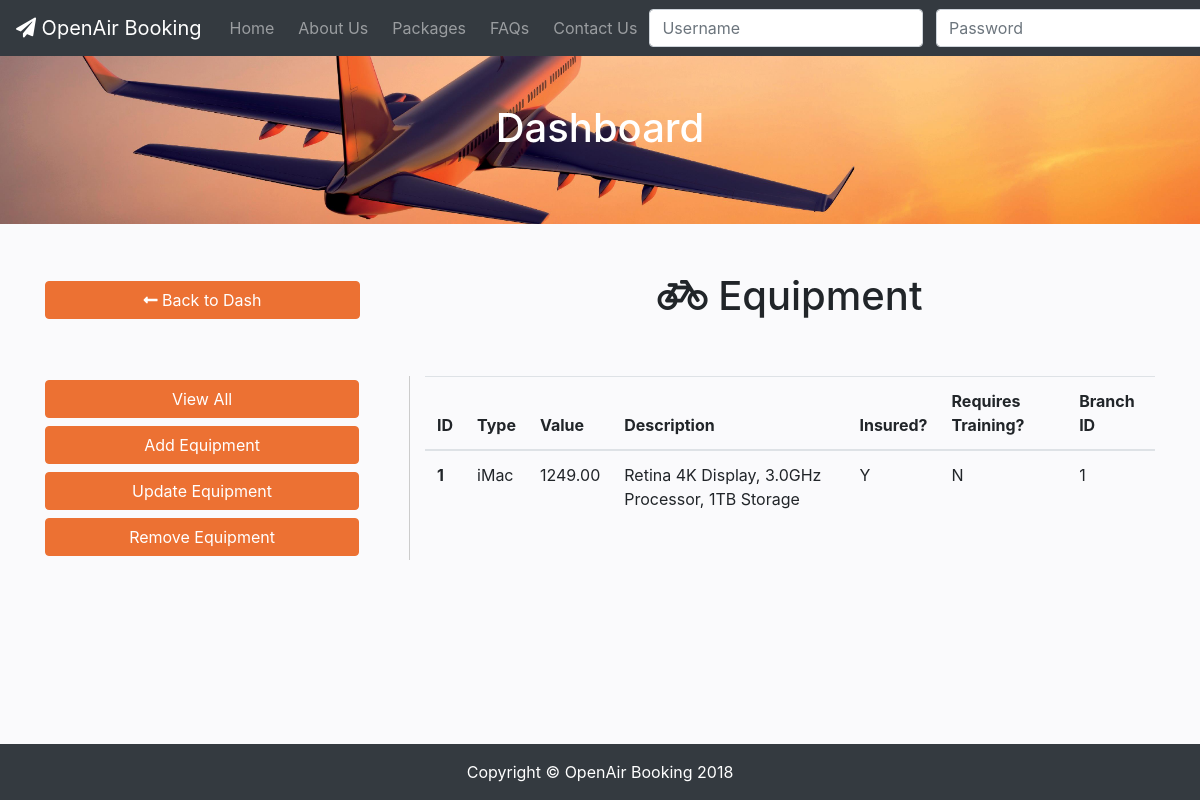
Page /dashboard/equipment.php on the committed database.
### tables this page shows
CREATE TABLE `equipment` (
  `equip_id` int(11) NOT NULL,
  `equip_type` varchar(20) DEFAULT NULL,
  `equip_value` decimal(8,2) DEFAULT NULL,
  `equip_description` varchar(280) DEFAULT NULL,
  `equip_insured` char(1) DEFAULT NULL,
  `equip_required_training` char(1) DEFAULT NULL,
  `branch_branch_id` int(11) NOT NULL
);

### dashboard/equipment.php (the view, shortened to what this page needs)
<!DOCTYPE html>
<html lang="en">
<head>
    <link rel="stylesheet" href="https://stackpath.bootstrapcdn.com/bootstrap/4.1.3/css/bootstrap.min.css"
>
    <link rel="stylesheet" href="https://use.fontawesome.com/releases/v5.5.0/css/all.css"
>
    <link href="css/dash.css" rel="stylesheet">
    <?php include_once "../php/db_connect.php"; ?>
    <?php include_once "php/display.php"; ?>
</head>
<body>
        <?php
$position = "customer";
?>
    <nav class="navbar navbar-expand-lg navbar-dark bg-dark fixed-top">
        <a class="navbar-brand" href="../index.php"><i class="fas fa-paper-plane"></i> OpenAir Booking</a>
        <div class="collapse navbar-collapse" id="navbarResponsive">
            <ul class="navbar-nav mr-auto">
                <li class="nav-item">
                    <a class="nav-link" href="../index.php">Home</a>
                </li>
                <li class="nav-item">
                    <a class="nav-link" href="../about.php">About Us</a>
                </li>
                <li class="nav-item">
                    <a class="nav-link" href="../packages.php">Packages</a>
                </li>
                <li class="nav-item">
                    <a class="nav-link" href="../faq.php">FAQs</a>
                </li>
                <li class="nav-item">
                    <a class="nav-link" href="../contact-us.php">Contact Us</a>
                </li>
            </ul>
            <form class="navbar-form form-inline" action="../login.php" method="POST">
                <div id="id3" class="form-group">
                    <input readonly="true" id="id3.1" class="form-control mr-2" type="text" placeholder="Username" name="userName"
                        required>
                    <input readonly="true" id="id3.2" class="form-control mr-2" type="password" placeholder="Password"
                        name="uncrypPass" required>
                </div>
            </form>
        </div>
    </nav>
    <div class="header">
        <div class="container">
            <div class="row">
                <div class="text-center mx-auto mb-4">
                    <h1 class="my-5">
                    ?>Dashboard</h1>
                </div>
            </div>
        </div>
    </div>
    <div class="dash">
        <div class="container">
            <div class="row justify-content-around mt-5">
                <div class="col-sm-4 m-auto">
                    <button class="btn back-btn" onclick="location.href='../dashboard.php';" type="back"><i class="fas fa-long-arrow-alt-left"></i>
                        Back to Dash</button>
                </div>
                <div class="col-sm-8 m-auto text-center">
                    <h1><i class="fas fa-bicycle"></i> Equipment</h1>
                </div>
            </div>
            <div class="row my-5">
                <div class="col-sm-4 buttonlist">
                    <button id="view" class="btn crud-btn my-1" onclick="showHideCRUD(this.id)" type="back">View All</button>
                    <?php if ($position != "Staff") { ?>
                    <button id="add" class="btn crud-btn my-1" onclick="showHideCRUD(this.id)" type="back">Add Equipment</button>
                    <button id="update" class="btn crud-btn my-1" onclick="showHideCRUD(this.id)" type="back">Update Equipment</button>
                    <button id="remove" class="btn crud-btn my-1" onclick="showHideCRUD(this.id)" type="back">Remove Equipment</button>
                    <?php } ?>
                </div>
                <div class="col-sm-8">
                    <div id="view_all_div">
                        <div class="table-responsive-xl">
                            <table class="table">
                                <thead>
                                    <tr>
                                        <th scope="col">ID</th>
                                        <th scope="col">Type</th>
                                        <th scope="col">Value</th>
                                        <th scope="col">Description</th>
                                        <th scope="col">Insured?</th>
                                        <th scope="col">Requires Training?</th>
                                        <th scope="col">Branch ID</th>
                                    </tr>
                                </thead>
                                <tbody>
                                    <?php tableEquipmentShow($conn); ?>
                                </tbody>
                            </table>
                        </div>
                    </div>
                </div>
            </div>
        </div>
    </div>
    <footer class="py-3 bg-dark">
        <div class="container">
            <p class="m-0 text-center text-white">Copyright &copy; OpenAir Booking 2018</p>
        </div>
    </footer>
</body>
</html>

### dashboard/php/display.php (shortened to what this page needs)
<?php
function tableEquipmentShow($conn) {
    $sql = "SELECT * FROM equipment";
    $resultset = mysqli_query($conn, $sql) or die("database error:" . mysqli_error($conn));
    while ($record = mysqli_fetch_assoc($resultset)) {
                                    echo '<tr>
                                        <th scope="row">
                                            ' . $record['equip_id'] . '
                                        </th>
                                        <td>
                                        ' . $record['equip_type'] . '
                                        </td>
                                        <td>
                                        ' . $record['equip_value'] . '
                                        </td>
                                        <td>
                                        ' . $record['equip_description'] . '
                                        </td>
                                        <td>
                                        ' . $record['equip_insured'] . '
                                        </td>
                                        <td>
                                        ' . $record['equip_required_training'] . '
                                        </td>
                                        <td>
                                        ' . $record['branch_branch_id'] . '
                                        </td>
                                    </tr>';
    }
}
?>

### dashboard/css/dash.css (style rules this page uses)
:root { --accent: #EC7133; --shadow-accent: #bc5a28; }
body { padding-top: 54px; background-color: #fafafc; }
@media (min-width: 992px) { body { padding-top: 56px; } }
.header { min-height: 100%; background: url("../../resources/header.jpg") center center no-repeat scroll; -webkit-background-size: cover; -moz-background-size: cover; background-size: cover; -o-background-size: cover; }
.navbar { white-space: nowrap; }
.header h1 { color: white; }
.nav-item, .nav-item > a { border-radius: .25rem; padding-left: .25rem; padding-right: .25rem }
.crud-btn, .back-btn { background-color: var(--accent); border-color: var(--accent); color: white; width: 90%; }
#id3, #id4, #view_all_div, #add_div, #update_div, #remove_div { display: none; }
.dash .buttonlist { border-right: 1px solid #ccc; }
footer { position: fixed!important; right: 0; bottom: 0; left: 0; }

### rows in the picture
equipment: equip_id "1", equip_type "iMac", equip_value "1249.00", equip_description "Retina 4K Display, 3.0GHz Processor, 1TB Storage", equip_insured "Y", equip_required_training "N", branch_branch "1"
